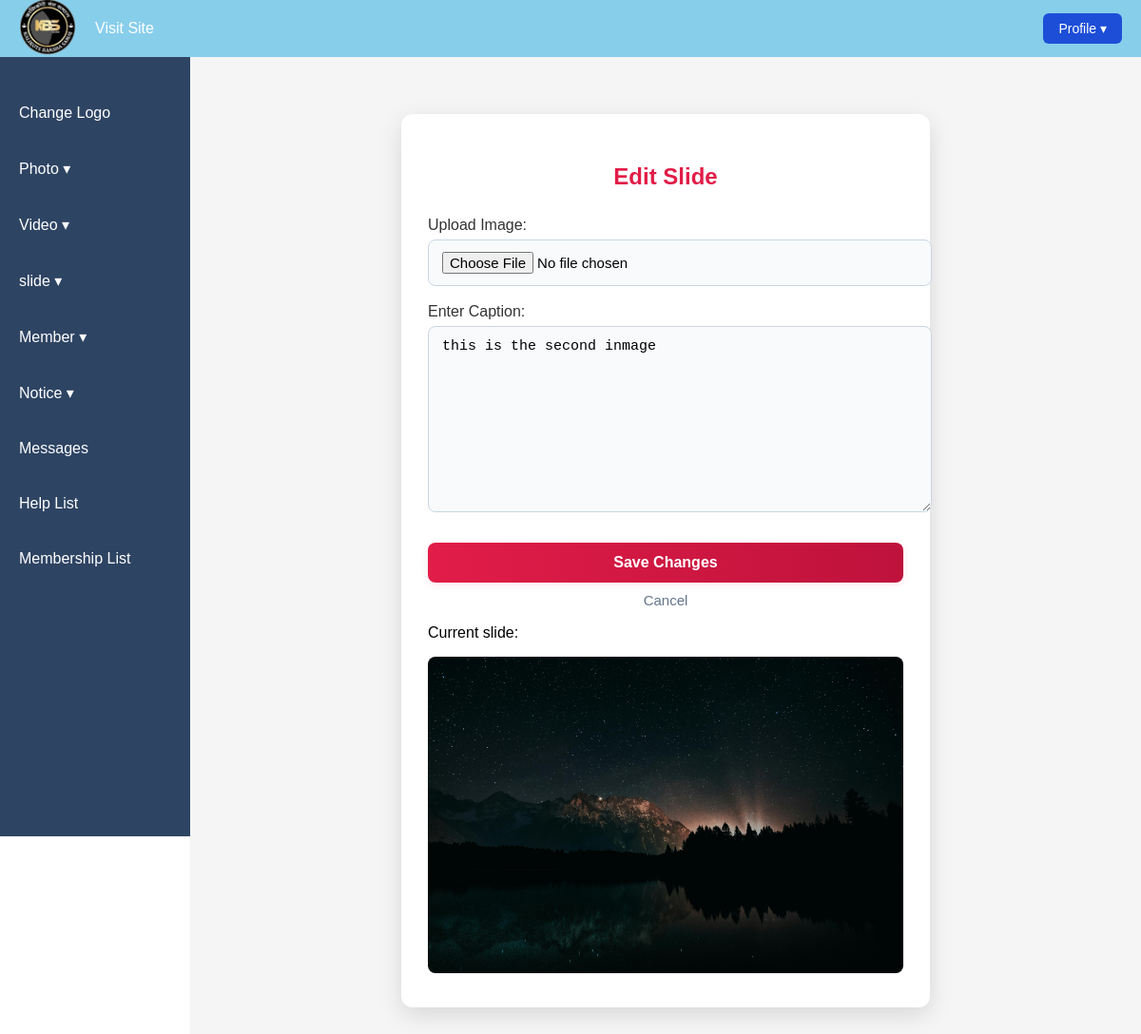
The app's page /edit_slide/2/ (signed in) with its own data.
### adminuses/models.py (models this page shows, shortened)
class Logo(models.Model):
    logo = models.ImageField(upload_to='logos/')

class Slide(models.Model):
    image = models.ImageField(upload_to='slides/')
    caption = models.TextField(blank=True, null=True)

### adminuses/views.py (the view)
# urls.py: path('edit_slide/<int:slide_id>/', edit_slide, name='edit_slide'),
def edit_slide(request, slide_id):
    if not request.user.is_authenticated:
        return redirect('role_login')
    try:
        slide = Slide.objects.get(id=slide_id)
    except Slide.DoesNotExist:
        return redirect('manage_slide')
    if request.method == 'POST':
        form = SlideForm(request.POST, request.FILES)
        if form.is_valid():
            cleaned = form.cleaned_data
            slide.image = cleaned['image']
            slide.caption = cleaned['caption']
            slide.save()
            return redirect('manage_slide')
    else:
        form = SlideForm(initial={
            'image': slide.image,
            'caption': slide.caption,
        })
    return render(request, 'edit_slide.html', {'form': form, 'slide': slide})

### adminuses/form.py
class SlideForm(forms.ModelForm):
    class Meta:
        model = Slide
        fields = ['image', 'caption']
        widgets = {
            'image': forms.FileInput(attrs={'class': 'form-input'}),
        }
        labels = {
            'image': 'Upload Image',
            'caption': 'Enter Caption',
        }

### adminuses/context_processor.py (called while the page is built)
def logo_context(request):
    logo = Logo.objects.first()
    return {'logo': logo}

### templates/edit_slide.html (shortened to what this page needs)
{% extends 'base.html' %}
{% block content %}
<div class="upload-form-container">
  <h2>Edit Slide</h2>
  <form method="post" enctype="multipart/form-data">
      <div>
        {{ form.image.label_tag }}
        {{ form.image }}
      </div>
    <div>
      {{ form.caption.label_tag }}
      {{ form.caption }}
    </div>
    <button type="submit" class="submit-button">Save Changes</button>
    <a href="{% url 'manage_slide' %}" class="cancel-link">Cancel</a>
  </form>
  <div class="preview">
    <p>Current slide:</p>
    <img src="{{ slide.image.url }}" alt="{{ slide.caption }}">
  </div>
</div>
{% endblock %}

### templates/base.html (shortened to what this page needs)
<!DOCTYPE html>
<html lang="en">
<head>
  {% load static %}
  <link rel="stylesheet" href="{% static 'css/base.css' %}">
</head>
<body>
  <nav class="navbar">
    <div class="nav-left">
      {% if logo %}
        <a href="{% url 'dashboard' %}">
          <img src="{{ logo.logo.url }}" alt="Logo" style="height:60px;">
        </a>
      {% endif %}
      <ul class="nav-menu">
        <li><a href="{% url 'index' %}" target="_blank">Visit Site</a></li>
      </ul>
    </div>
    <div class="profile-dropdown">
      <button class="profile-btn">Profile ▾</button>
    </div>
  </nav>
  <div class="sidebar">
    <ul class="side-menu">
      <li><a href="{% url 'change_logo' %}">Change Logo</a></li>
      <li>
        <a href="#" onclick="toggleSidebarSubMenu('photo-submenu'); return false;">Photo ▾</a>
      </li>
      <li>
        <a href="#" onclick="toggleSidebarSubMenu('video-submenu'); return false;">Video ▾</a>
      </li>
      <li>
        <a href="#" onclick="toggleSidebarSubMenu('slide-submenu'); return false;">slide ▾</a>
      </li>
      <li>
        <a href="#" onclick="toggleSidebarSubMenu('member-submenu'); return false;">Member ▾</a>
      </li>
      <li>
        <a href="#" onclick="toggleSidebarSubMenu('notice-submenu'); return false;">Notice ▾</a>
      </li>
      <li><a href="{% url 'messages' %}">Messages</a></li>
      <li><a href="{% url 'help_list' %}">Help List</a></li>
      <li><a href="{% url 'membership_list' %}">Membership List</a></li>
    </ul>
  </div>
  <div class="main-content">
    {% block content %}{% endblock %}
  </div>
</body>
</html>

### static/css/base.css (style rules this page uses)
body { margin: 0; font-family: Arial, sans-serif; display: flex; min-height: 100vh; }
.navbar { position: fixed; top: 0; left: 0; right: 0; height: 60px; background-color: #87CEEB; display: flex; justify-content: space-between; align-items: center; padding: 0 20px; z-index: 1000; }
.nav-left { display: flex; align-items: center; }
.nav-menu { list-style: none; display: flex; gap: 30px; margin: 0; padding: 0; }
.nav-menu li a { text-decoration: none; color: white; font-weight: 500; padding: 0 20px; transition: color 0.3s; }
.profile-dropdown { position: relative; }
.profile-btn { background-color: #1d4ed8; color: white; border: none; padding: 8px 16px; border-radius: 6px; cursor: pointer; font-size: 14px; }
.sidebar { width: 200px; background-color: #2e4463; padding-top: 80px; flex-shrink: 0; height: 100vh; position: fixed; overflow-y: auto; }
.side-menu { list-style: none; padding: 0; margin: 0; }
.side-menu li { margin: 20px 0; }
.side-menu li a { text-decoration: none; color: white; padding: 10px 20px; display: block; transition: background 0.3s; }
.main-content { margin-left: 200px; padding: 80px 20px 20px 20px; background-color: #f5f5f5; flex-grow: 1; min-height: 100vh; }

### templates/edit_slide.html (style rules this page uses)
.upload-form-container { max-width: 500px; margin: 40px auto; background: #fff; border-radius: 12px; box-shadow: 0 8px 24px rgba(0,0,0,0.12); padding: 32px 28px; }
.upload-form-container h2 { text-align: center; color: #e11d48; margin-bottom: 28px; font-weight: 700; }
.upload-form-container form div { margin-bottom: 18px; }
.upload-form-container label { display: block; margin-bottom: 6px; font-weight: 500; color: #333; }
.upload-form-container input[type="text"], .upload-form-container input[type="file"], .upload-form-container textarea, .upload-form-container input[type="date"] { width: 100%; padding: 12px 14px; border-radius: 8px; border: 1px solid #cbd5e1; font-size: 15px; transition: border 0.3s; background: #f8fafc; }
.upload-form-container .submit-button { width: 100%; padding: 12px; background: linear-gradient(90deg, #e11d48, #be123c); color: #fff; font-weight: 600; border: none; border-radius: 8px; cursor: pointer; font-size: 16px; margin-top: 10px; box-shadow: 0 2px 8px rgba(225,29,72,0.12); transition: background 0.3s; }
.preview { margin: 14px auto 0; }
.preview img { max-width: 100%; border-radius: 8px; }
.cancel-link { display: inline-block; width: 100%; text-align: center; margin-top: 10px; color: #64748b; text-decoration: none; font-size: 15px; transition: color 0.3s; }

### records on screen
Logo: logo (picture)
Slide: caption "this is the second inmage", image (picture)
